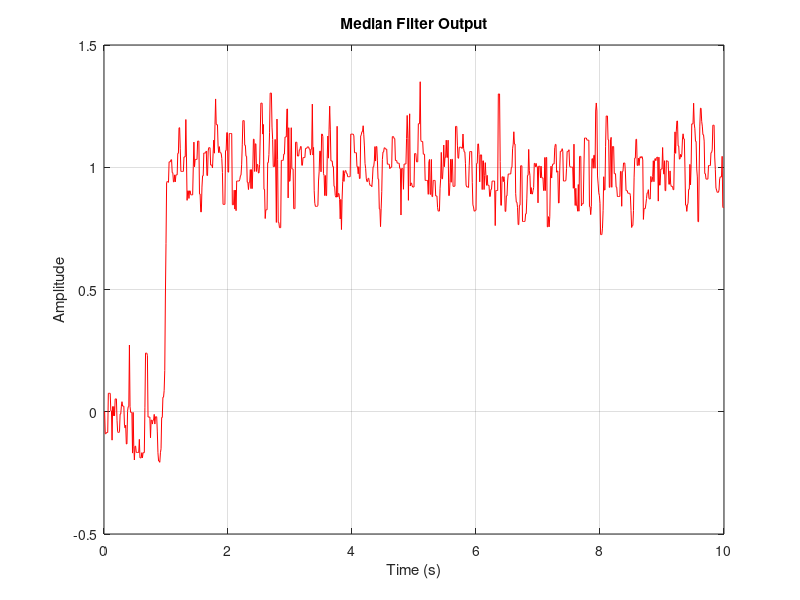

Source code (MATLAB):
% Median Filter Output
clc;
clear;
close all;

% กำหนดตัวแปร
N = 1000;               % จำนวนจุดข้อมูล
fs = 100;               % ความถี่สุ่มตัวอย่าง 100 Hz
n = 0:N-1;              % ลำดับจุดข้อมูล
t = n/fs;               % เวลา

% สร้างสัญญาณขั้นบันได
s3 = zeros(1,N);
s3(n >= 100) = 1;

% เพิ่ม Random Noise
rng(1);                 % ใช้ Noise ชุดเดิม
x3 = s3 + 0.2*randn(1,N);

% กรองสัญญาณด้วย Median Filter
M = 5;                  % ขนาดหน้าต่าง 5 จุด
y3 = medfilt1(x3,M);    % กรองสัญญาณด้วยค่ามัธยฐาน

% แสดงกราฟหลังกรอง
figure;
plot(t,y3,'r');
xlabel('Time (s)');
ylabel('Amplitude');
title('Median Filter Output');
grid on;
